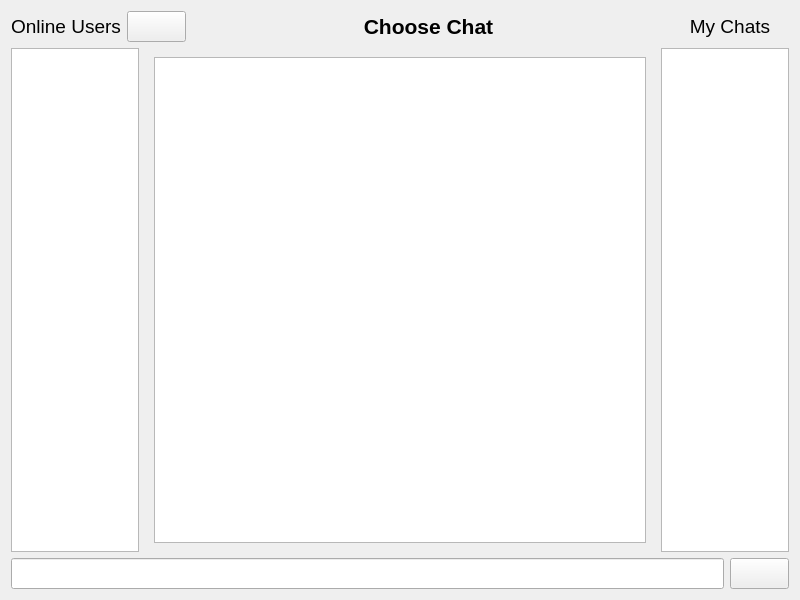
<?xml version="1.0" encoding="UTF-8"?>
<ui version="4.0">
 <class>Client</class>
 <widget class="QWidget" name="Client">
  <property name="geometry">
   <rect>
    <x>0</x>
    <y>0</y>
    <width>800</width>
    <height>600</height>
   </rect>
  </property>
  <property name="font">
   <font>
    <pointsize>14</pointsize>
   </font>
  </property>
  <property name="windowTitle">
   <string>Form</string>
  </property>
  <layout class="QVBoxLayout" name="verticalLayout">
   <item>
    <layout class="QHBoxLayout" name="horizontalLayout_2">
     <item>
      <widget class="QLabel" name="onlineUserLabel">
       <property name="sizePolicy">
        <sizepolicy hsizetype="Preferred" vsizetype="Preferred">
         <horstretch>1</horstretch>
         <verstretch>0</verstretch>
        </sizepolicy>
       </property>
       <property name="text">
        <string>Online Users</string>
       </property>
       <property name="alignment">
        <set>Qt::AlignCenter</set>
       </property>
      </widget>
     </item>
     <item>
      <widget class="QPushButton" name="updateOnlineUsersButton">
       <property name="enabled">
        <bool>true</bool>
       </property>
       <property name="sizePolicy">
        <sizepolicy hsizetype="Preferred" vsizetype="Minimum">
         <horstretch>1</horstretch>
         <verstretch>0</verstretch>
        </sizepolicy>
       </property>
       <property name="sizeIncrement">
        <size>
         <width>0</width>
         <height>0</height>
        </size>
       </property>
       <property name="font">
        <font>
         <pointsize>14</pointsize>
        </font>
       </property>
       <property name="cursor">
        <cursorShape>PointingHandCursor</cursorShape>
       </property>
       <property name="autoFillBackground">
        <bool>false</bool>
       </property>
       <property name="text">
        <string/>
       </property>
      </widget>
     </item>
     <item>
      <widget class="QLabel" name="currChatLabel">
       <property name="sizePolicy">
        <sizepolicy hsizetype="Preferred" vsizetype="Preferred">
         <horstretch>8</horstretch>
         <verstretch>0</verstretch>
        </sizepolicy>
       </property>
       <property name="font">
        <font>
         <pointsize>16</pointsize>
         <bold>true</bold>
        </font>
       </property>
       <property name="text">
        <string>Choose Chat</string>
       </property>
       <property name="alignment">
        <set>Qt::AlignCenter</set>
       </property>
      </widget>
     </item>
     <item>
      <widget class="QLabel" name="myChatsLabel">
       <property name="enabled">
        <bool>true</bool>
       </property>
       <property name="sizePolicy">
        <sizepolicy hsizetype="Preferred" vsizetype="Preferred">
         <horstretch>2</horstretch>
         <verstretch>0</verstretch>
        </sizepolicy>
       </property>
       <property name="text">
        <string>My Chats</string>
       </property>
       <property name="alignment">
        <set>Qt::AlignCenter</set>
       </property>
      </widget>
     </item>
    </layout>
   </item>
   <item>
    <layout class="QHBoxLayout" name="horizontalLayout">
     <item>
      <widget class="QListWidget" name="onlineUsersListWidget">
       <property name="sizePolicy">
        <sizepolicy hsizetype="Expanding" vsizetype="Expanding">
         <horstretch>1</horstretch>
         <verstretch>0</verstretch>
        </sizepolicy>
       </property>
      </widget>
     </item>
     <item>
      <widget class="QStackedWidget" name="stackedWidget">
       <property name="sizePolicy">
        <sizepolicy hsizetype="Expanding" vsizetype="Expanding">
         <horstretch>4</horstretch>
         <verstretch>0</verstretch>
        </sizepolicy>
       </property>
       <property name="currentIndex">
        <number>0</number>
       </property>
       <widget class="QWidget" name="user">
        <property name="enabled">
         <bool>true</bool>
        </property>
        <property name="sizePolicy">
         <sizepolicy hsizetype="Expanding" vsizetype="Expanding">
          <horstretch>0</horstretch>
          <verstretch>0</verstretch>
         </sizepolicy>
        </property>
        <layout class="QVBoxLayout" name="verticalLayout_2">
         <item>
          <widget class="QTextBrowser" name="textBrowser">
           <property name="font">
            <font>
             <family>Sans</family>
             <pointsize>14</pointsize>
            </font>
           </property>
          </widget>
         </item>
        </layout>
       </widget>
      </widget>
     </item>
     <item>
      <widget class="QListWidget" name="myChatsListWidget">
       <property name="sizePolicy">
        <sizepolicy hsizetype="Expanding" vsizetype="Expanding">
         <horstretch>1</horstretch>
         <verstretch>0</verstretch>
        </sizepolicy>
       </property>
      </widget>
     </item>
    </layout>
   </item>
   <item>
    <layout class="QHBoxLayout" name="horizontalLayout_3">
     <item>
      <widget class="QLineEdit" name="sendMessageLineEdit">
       <property name="maxLength">
        <number>32767</number>
       </property>
      </widget>
     </item>
     <item>
      <widget class="QPushButton" name="sendMessageButton">
       <property name="font">
        <font>
         <pointsize>14</pointsize>
        </font>
       </property>
       <property name="cursor">
        <cursorShape>PointingHandCursor</cursorShape>
       </property>
       <property name="autoFillBackground">
        <bool>false</bool>
       </property>
       <property name="text">
        <string/>
       </property>
      </widget>
     </item>
    </layout>
   </item>
  </layout>
 </widget>
 <resources/>
 <connections/>
</ui>
